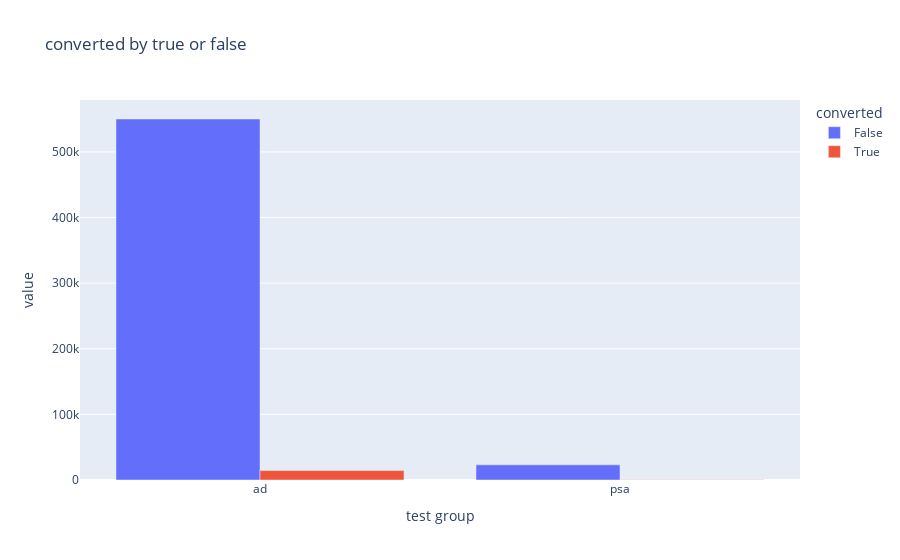

Source (notebook cell):
### Code cell
def build_contigency_bar():
    fig=px.bar(
        data_frame=data,
        barmode="group",
        title="converted by true or false"
        
    )
    return fig
build_contigency_bar()

### Figure 1 — Plotly figure (JSON) as saved in the notebook; plotly's stock layout.template omitted (floating-point values rounded to 4 significant figures)
{"data": [{"alignmentgroup": "True", "hovertemplate": "converted=False<br>test group=%{x}<br>value=%{y}<extra></extra>", "legendgroup": "False", "marker": {"color": "#636efa", "pattern": {"shape": ""}}, "name": "False", "offsetgroup": "False", "orientation": "v", "showlegend": true, "textposition": "auto", "type": "bar", "x": ["ad", "psa"], "xaxis": "x", "y": [550154, 23104], "yaxis": "y"}, {"alignmentgroup": "True", "hovertemplate": "converted=True<br>test group=%{x}<br>value=%{y}<extra></extra>", "legendgroup": "True", "marker": {"color": "#EF553B", "pattern": {"shape": ""}}, "name": "True", "offsetgroup": "True", "orientation": "v", "showlegend": true, "textposition": "auto", "type": "bar", "x": ["ad", "psa"], "xaxis": "x", "y": [14423, 420], "yaxis": "y"}], "layout": {"barmode": "group", "legend": {"title": {"text": "converted"}, "tracegroupgap": 0}, "title": {"text": "converted by true or false"}, "xaxis": {"anchor": "y", "domain": [0, 1], "title": {"text": "test group"}}, "yaxis": {"anchor": "x", "domain": [0, 1], "title": {"text": "value"}}}}
